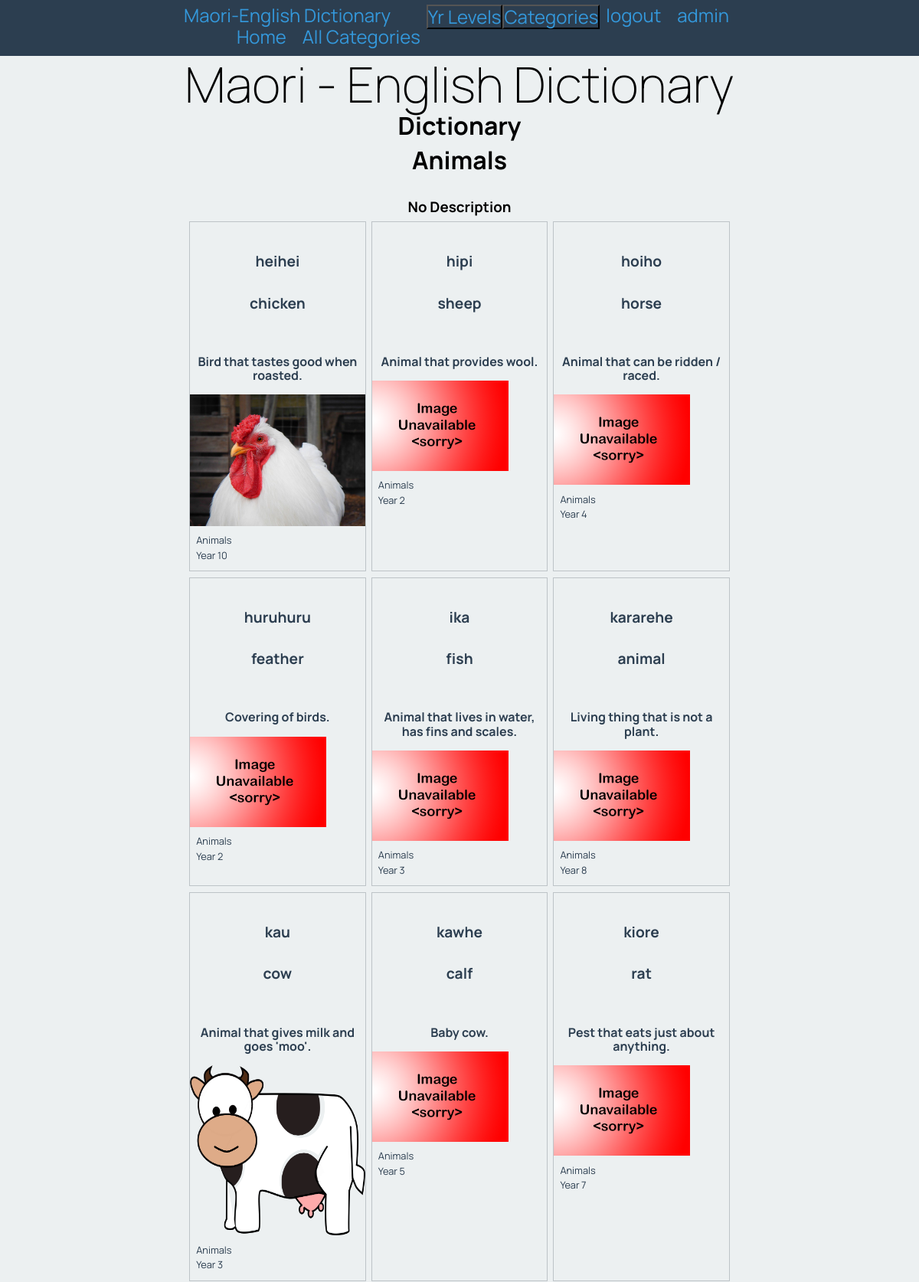
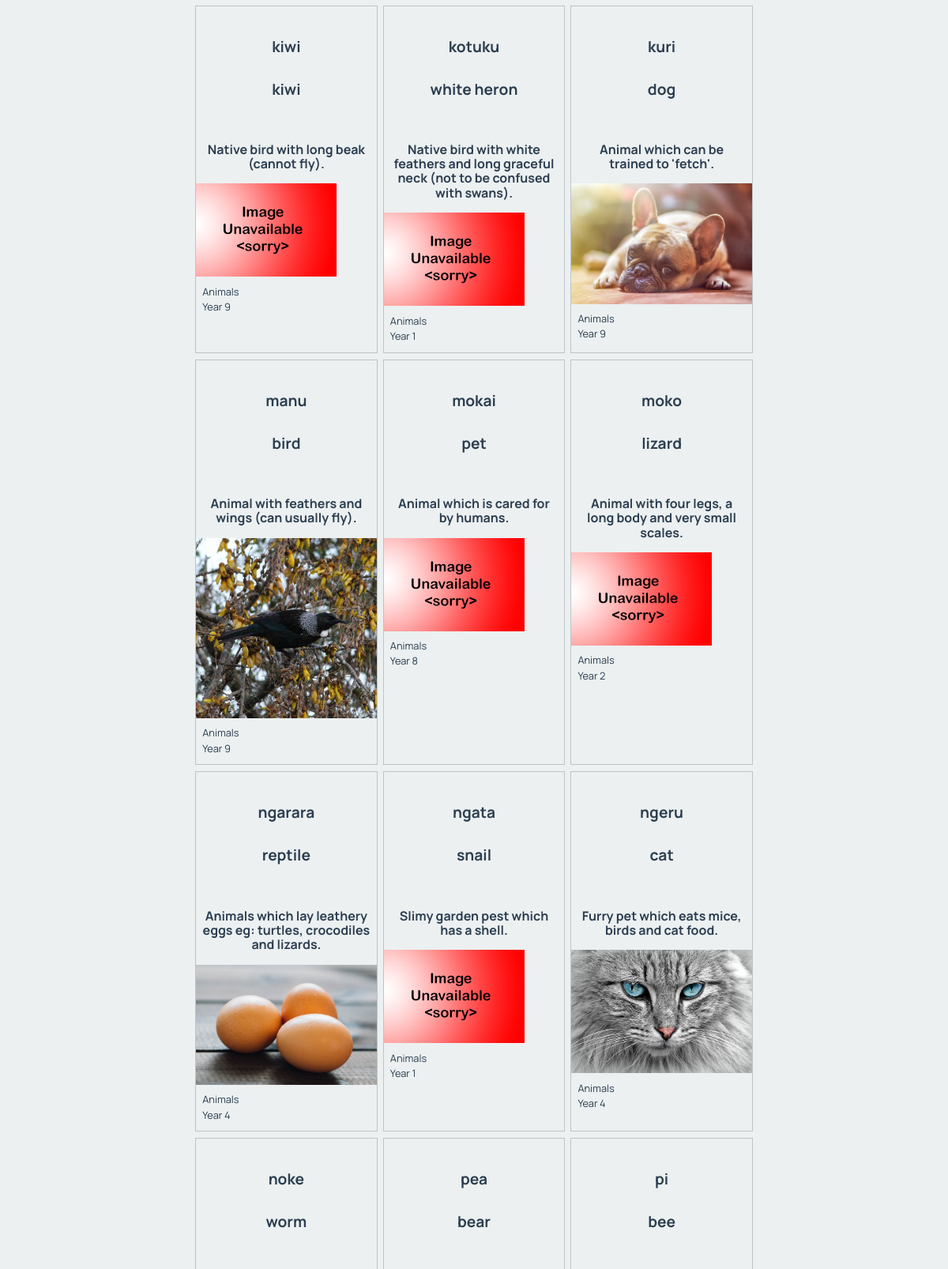
/dictionary/2 (signed in, upper part), run on the app's committed database (2 pictures, top to bottom).
### tables this page shows
CREATE TABLE categories
(
    id          integer
        constraint categories_pk
            primary key autoincrement,
    title       varchar(30),
    description varchar(150)
, type char(10));

CREATE TABLE words
(
    id         integer
        constraint words_pk
            primary key autoincrement,
    eng_word   varchar(30),
    category   integer
        constraint words_categories_id_fk
            references categories,
    definition varchar(150),
    level      integer
        constraint english_words_categories_id_fk_2
            references categories,
    mri_word   varchar(30)
, image varchar(60));

### app.py (the view)
@app.route('/dictionary/<cat_id>')
def render_dictionary_page(cat_id):
    cat_id = cat_id.strip("<")
    cat_id = cat_id.strip(">")
    con = create_connection(DATABASE)
    cur = con.cursor()
    if cat_id == "":
        query = "SELECT mri_word, eng_word, definition, category, level, image FROM words"
        cur.execute(query, )
        word_list = cur.fetchall()
        cat_info = [("All Categories", "The whole undivided dictionary",)]
    else:
        query = "SELECT mri_word, eng_word, definition, category, level, image FROM words WHERE category =? OR level = ?"
        cur.execute(query, (cat_id, cat_id,))
        word_list = cur.fetchall()
        query = "SELECT title, description FROM categories WHERE id =? "
        cur.execute(query, (cat_id,))
        cat_info = cur.fetchall()
    for i in range(len(word_list)):
        query = "SELECT title FROM categories WHERE id =? "
        cur.execute(query, (word_list[i][3], ))
        word_list[i] = word_list[i] + (cur.fetchall()[0])
        cur.execute(query, (word_list[i][4], ))
        word_list[i] = word_list[i] + (cur.fetchall()[0])
    con.close()
    print(word_list)
    print(cat_info)
    return render_template('dictionary.html', cat_list=render_cat_lev_menus('C'), lev_list=render_cat_lev_menus('L'), word_list=word_list, logged_in=is_logged_in()[0], cat_info=cat_info, perms = is_logged_in()[1])

### app.py (called while the page is built)
def create_connection(db_file: object) -> object:
    try:
        connection = sqlite3.connect(db_file)
        return connection
    except Error as e:
        print(e)
    return None

def is_logged_in():
    if session.get("email") is None:
        print("Not logged in")
        perms = ""
        return False, perms
    else:
        print("Logged in")
        perms = session.get('user_perms')
        return True, perms

def render_cat_lev_menus(catlev):
    con = create_connection(DATABASE)
    query = "SELECT id, title FROM categories WHERE type=?"
    cur = con.cursor()
    cur.execute(query, (catlev))
    cat_list = cur.fetchall()
    con.close()
    return cat_list

### Templates/dictionary.html
{% extends 'base.html' %}
{% block pageheading %}
Dictionary
{% endblock %}
{% block main %}
<div class = title>
    <h2>{{ cat_info[0][0] }}</h2>
    <h3>{{ cat_info[0][1] }}</h3>
</div>
    <div class ="words">
        {% for word in word_list %}
        <div class="word-box">
            <div class = "word-box-mword">
                <h3>{{ word[0] }}</h3>
                <h3>{{ word[1] }}</h3>
            </div>
            <div class= 'word-box-eword'>
                <h4>{{ word[2] }}</h4>
            </div>
            <div class = word-box-image>
                <img src="/static/images/{{ word[5] }}" onerror="this.onerror=null;this.src='/static/images/noimage.png';">
            </div>
            <div class="word-box-description">
                <p> {{ word[6] }} </p>
                <p> {{ word[7] }} </p>
            </div>
        </div>
        {% endfor %}
    </div>
{% endblock %}

### Static/maori_dictionary.css (style rules this page uses)
* { font-family: 'Manrope', sans-serif; padding: 0; margin: 0; box-sizing: border-box; }
body { background-color: rgba(236, 240, 241, 1.0); }
img { max-width: 100%; }
h2 { font-size: 2rem; text-align: center; margin: 0 0 0.5rem 0; }
.words { display: flex; flex-wrap: wrap; justify-content: space-evenly; }
.word-box { width: 32%; border: 1px solid rgba(189, 195, 199, 1.0); color: rgba(44, 62, 80, 1.0); margin-bottom: 0.5rem; }
.word-box-mword { padding: 0.5rem; }
.word-box-eword { padding: 0.5rem; }
.word-box-image { max-height: 250px; overflow: hidden; }
.word-box-description { padding: 0.5rem; }
.word-box h3 { font-size: 1.2rem; text-align: center; }
.word-box p { font-size: 0.8rem; margin-bottom: 0.3rem; }
h3,h4 { text-align: center; margin: 2rem 0 0.5rem 0; }

### data on the page
categories: title "Animals", description "No Description", title "Animals" "Animals" "Animals" "Animals" "Animals" "Animals" "Animals" "Animals" "Animals" "Animals" "Animals" "Animals" "Animals" "Animals" "Animals" "Animals" "Animals" "Animals"
words: mri_word "heihei", eng_word "chicken", definition "Bird that tastes good when roasted.", image (picture)
categories: title "Year 10"
words: mri_word "hipi", eng_word "sheep", definition "Animal that provides wool."
categories: title "Year 2" "Year 2" "Year 2"
words: mri_word "hoiho", eng_word "horse", definition "Animal that can be ridden / raced."
categories: title "Year 4" "Year 4" "Year 4"
words: mri_word "huruhuru", eng_word "feather", definition "Covering of birds."
words: mri_word "ika", eng_word "fish", definition "Animal that lives in water, has fins and scales."
categories: title "Year 3" "Year 3"
words: mri_word "kararehe", eng_word "animal", definition "Living thing that is not a plant."
categories: title "Year 8" "Year 8"
words: mri_word "kau", eng_word "cow", definition "Animal that gives milk and goes 'moo'.", image (picture)
words: mri_word "kawhe", eng_word "calf", definition "Baby cow."
categories: title "Year 5"
words: mri_word "kiore", eng_word "rat", definition "Pest that eats just about anything."
categories: title "Year 7"
words: mri_word "kiwi", eng_word "kiwi", definition "Native bird with long beak (cannot fly)."
categories: title "Year 9" "Year 9" "Year 9"
words: mri_word "kotuku", eng_word "white heron", definition "Native bird with white feathers and long graceful neck (not to be confused with swans)."
categories: title "Year 1" "Year 1"
words: mri_word "kuri", eng_word "dog", definition "Animal which can be trained to 'fetch'.", image (picture)
words: mri_word "manu", eng_word "bird", definition "Animal with feathers and wings (can usually fly).", image (picture)
words: mri_word "mokai", eng_word "pet", definition "Animal which is cared for by humans."
words: mri_word "moko", eng_word "lizard", definition "Animal with four legs, a long body and very small scales."
words: mri_word "ngarara", eng_word "reptile", definition "Animals which lay leathery eggs eg: turtles, crocodiles and lizards.", image (picture)
words: mri_word "ngata", eng_word "snail", definition "Slimy garden pest which has a shell."
words: mri_word "ngeru", eng_word "cat", definition "Furry pet which eats mice, birds and cat food.", image (picture)
words: mri_word "noke", eng_word "worm"
words: mri_word "pea", eng_word "bear"
words: mri_word "pi", eng_word "bee"
